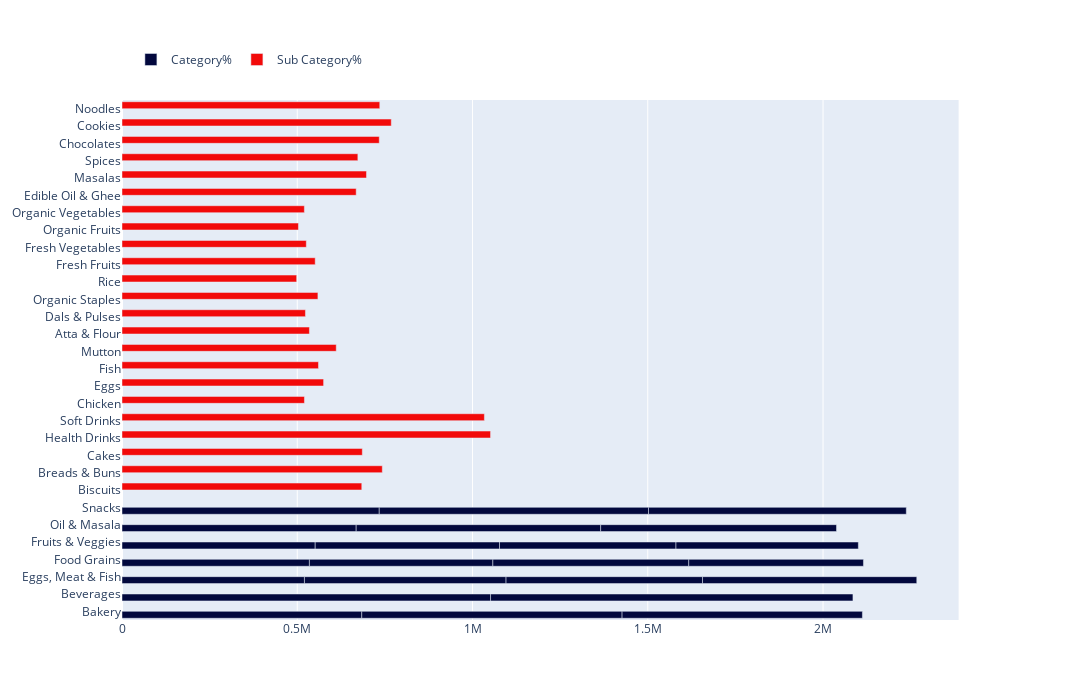

Notebook code cell kept with this figure:
### Code cell
fig = make_subplots(specs=[[{"secondary_y": True}]])

fig.update_layout(
		width= 1500,
        height=700,
		legend=dict(
	    orientation="h",
	    yanchor="bottom",
	    y=1.05,
	    xanchor="left",
	    x=0.01)
)

fig.add_trace(go.Bar(y=catergory_sum['Category'], 
                     x=catergory_sum['sale'], 
                name='Category%',marker_color='rgb(2, 8, 61)', orientation='h'
                )
              )


fig.add_trace(go.Bar(y=catergory_sum['Sub Category'], 
                     x=catergory_sum['sale'], 
                name='Sub Category%',marker_color='rgb(242, 10, 10)', orientation='h'
                )
              )

### Figure 1 — Plotly figure (JSON) as saved in the notebook; plotly's stock layout.template omitted (floating-point values rounded to 4 significant figures)
{"data": [{"marker": {"color": "rgb(2, 8, 61)"}, "name": "Category%", "orientation": "h", "type": "bar", "x": [684083, 742586, 685612, 1051439, 1033874, 520497, 575156, 560548, 611200, 534649, 523371, 558929, 498323, 551212, 525842, 503402, 520271, 668086, 697480, 672876, 733898, 768213, 735435], "y": ["Bakery", "Bakery", "Bakery", "Beverages", "Beverages", "Eggs, Meat & Fish", "Eggs, Meat & Fish", "Eggs, Meat & Fish", "Eggs, Meat & Fish", "Food Grains", "Food Grains", "Food Grains", "Food Grains", "Fruits & Veggies", "Fruits & Veggies", "Fruits & Veggies", "Fruits & Veggies", "Oil & Masala", "Oil & Masala", "Oil & Masala", "Snacks", "Snacks", "Snacks"]}, {"marker": {"color": "rgb(242, 10, 10)"}, "name": "Sub Category%", "orientation": "h", "type": "bar", "x": [684083, 742586, 685612, 1051439, 1033874, 520497, 575156, 560548, 611200, 534649, 523371, 558929, 498323, 551212, 525842, 503402, 520271, 668086, 697480, 672876, 733898, 768213, 735435], "y": ["Biscuits", "Breads & Buns", "Cakes", "Health Drinks", "Soft Drinks", "Chicken", "Eggs", "Fish", "Mutton", "Atta & Flour", "Dals & Pulses", "Organic Staples", "Rice", "Fresh Fruits", "Fresh Vegetables", "Organic Fruits", "Organic Vegetables", "Edible Oil & Ghee", "Masalas", "Spices", "Chocolates", "Cookies", "Noodles"]}], "layout": {"height": 700, "legend": {"orientation": "h", "x": 0.01, "xanchor": "left", "y": 1.05, "yanchor": "bottom"}, "width": 1500, "xaxis": {"anchor": "y", "domain": [0, 0.94]}, "yaxis": {"anchor": "x", "domain": [0, 1]}, "yaxis2": {"anchor": "x", "overlaying": "y", "side": "right"}}}
